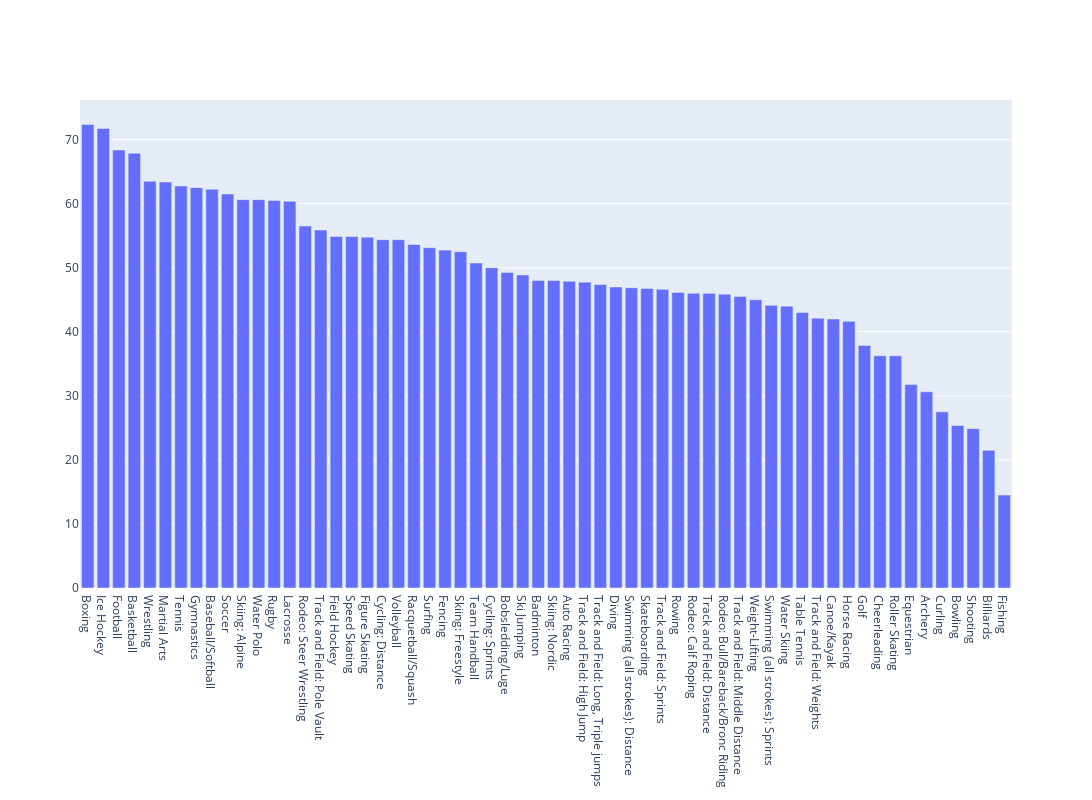

The cell this chart's notebook holds for it:
### Code cell
figa = go.Figure([go.Bar(x=sports.Sport, y=sports.Total)])
figa.update_layout(
    autosize=False,
    width=1100,
    height=800
)
figa.show()

### Figure 1 — Plotly figure (JSON) as saved in the notebook; plotly's stock layout.template omitted (floating-point values rounded to 4 significant figures)
{"data": [{"type": "bar", "x": ["Boxing", "Ice Hockey", "Football", "Basketball", "Wrestling", "Martial Arts", "Tennis", "Gymnastics", "Baseball/Softball", "Soccer", "Skiing: Alpine", "Water Polo", "Rugby", "Lacrosse", "Rodeo: Steer Wrestling", "Track and Field: Pole Vault", "Field Hockey", "Speed Skating", "Figure Skating", "Cycling: Distance", "Volleyball", "Racquetball/Squash", "Surfing", "Fencing", "Skiing: Freestyle", "Team Handball", "Cycling: Sprints", "Bobsledding/Luge", "Ski Jumping", "Badminton", "Skiing: Nordic", "Auto Racing", "Track and Field: High Jump", "Track and Field: Long, Triple jumps", "Diving", "Swimming (all strokes): Distance", "Skateboarding", "Track and Field: Sprints", "Rowing", "Rodeo: Calf Roping", "Track and Field: Distance", "Rodeo: Bull/Bareback/Bronc Riding", "Track and Field: Middle Distance", "Weight-Lifting", "Swimming (all strokes): Sprints", "Water Skiing", "Table Tennis", "Track and Field: Weights", "Canoe/Kayak", "Horse Racing", "Golf", "Cheerleading", "Roller Skating", "Equestrian", "Archery", "Curling", "Bowling", "Shooting", "Billiards", "Fishing"], "y": [72.38, 71.75, 68.38, 67.88, 63.5, 63.38, 62.75, 62.5, 62.25, 61.5, 60.62, 60.62, 60.5, 60.38, 56.5, 55.88, 54.88, 54.88, 54.75, 54.38, 54.38, 53.62, 53.12, 52.75, 52.5, 50.75, 50, 49.25, 48.88, 48, 48, 47.88, 47.75, 47.38, 47, 46.88, 46.75, 46.62, 46.12, 46, 46, 45.88, 45.5, 45, 44.12, 44, 43, 42.12, 42, 41.62, 37.88, 36.25, 36.25, 31.75, 30.62, 27.5, 25.38, 24.88, 21.5, 14.5]}], "layout": {"autosize": false, "height": 800, "width": 1100}}
